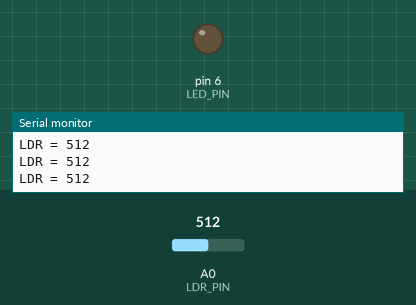
Recording of a sketch running on a simulated Arduino Uno, built with avr-gcc and run on an emulated ATmega328P. On the bench: output pins drawn as LEDs (lit = HIGH), the last lines printed to the serial monitor. The inputs (shaded band) are chosen by the test bench; at power-on: A0 (LDR_PIN) = 512.

Above: at 1.2 s.
1.3 s: A0 (LDR_PIN) set to 489
At 2.1 s:
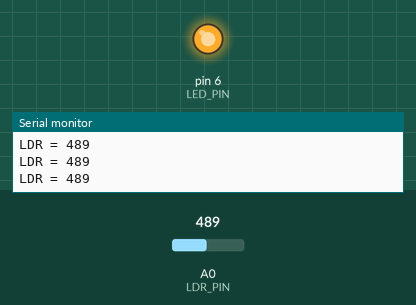
2.9 s: A0 (LDR_PIN) set to 510
At 3.5 s:
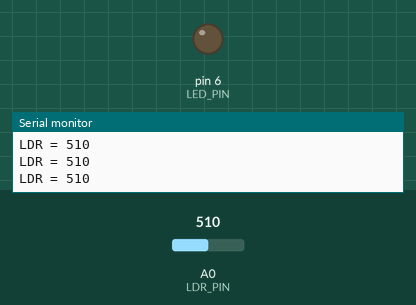
4.5 s: A0 (LDR_PIN) set to 490
At 6.0 s:
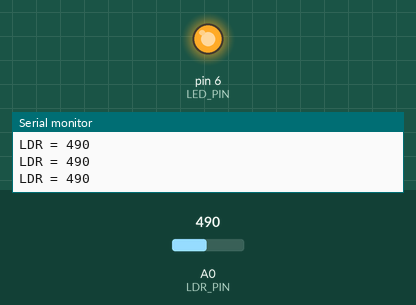
Timing chart, 0 to 7.5 s (numbered marks = the images above; inputs shaded):
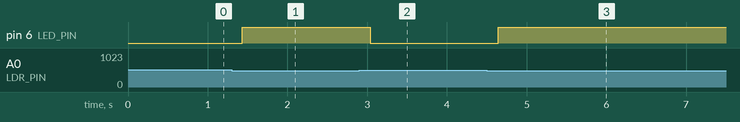

Measured:
- the behaviour switches between 500 and 499 on A0 (LDR_PIN) (found by bisection; images 0 and 1)
- after the input at 1.3 s, pin 6 (LED_PIN): LOW → HIGH after 0.14 s
- after the input at 2.9 s, pin 6 (LED_PIN): HIGH → LOW after 0.14 s
- after the input at 4.5 s, pin 6 (LED_PIN): LOW → HIGH after 0.14 s

The sketch:

sketch_jan29a_Detecteur_de_lumiere_LDR_Jour_Nuit.ino
```cpp
const int LDR_PIN = A0;
const int LED_PIN = 6;

int threshold = 500;

void setup() {
  pinMode(LED_PIN, OUTPUT);
  Serial.begin(9600);

  Serial.println("=== TEST LDR ===");
  Serial.println("Cache la LDR -> valeur doit CHANGER");
  Serial.println("Si LED inverse, on corrigera.");
}

void loop() {
  int value = analogRead(LDR_PIN);
  Serial.print("LDR = ");
  Serial.println(value);

  if (value < threshold) {
    digitalWrite(LED_PIN, HIGH); // NUIT -> LED ON
  } else {
    digitalWrite(LED_PIN, LOW);  // JOUR -> LED OFF
  }

  delay(200);
}
```
